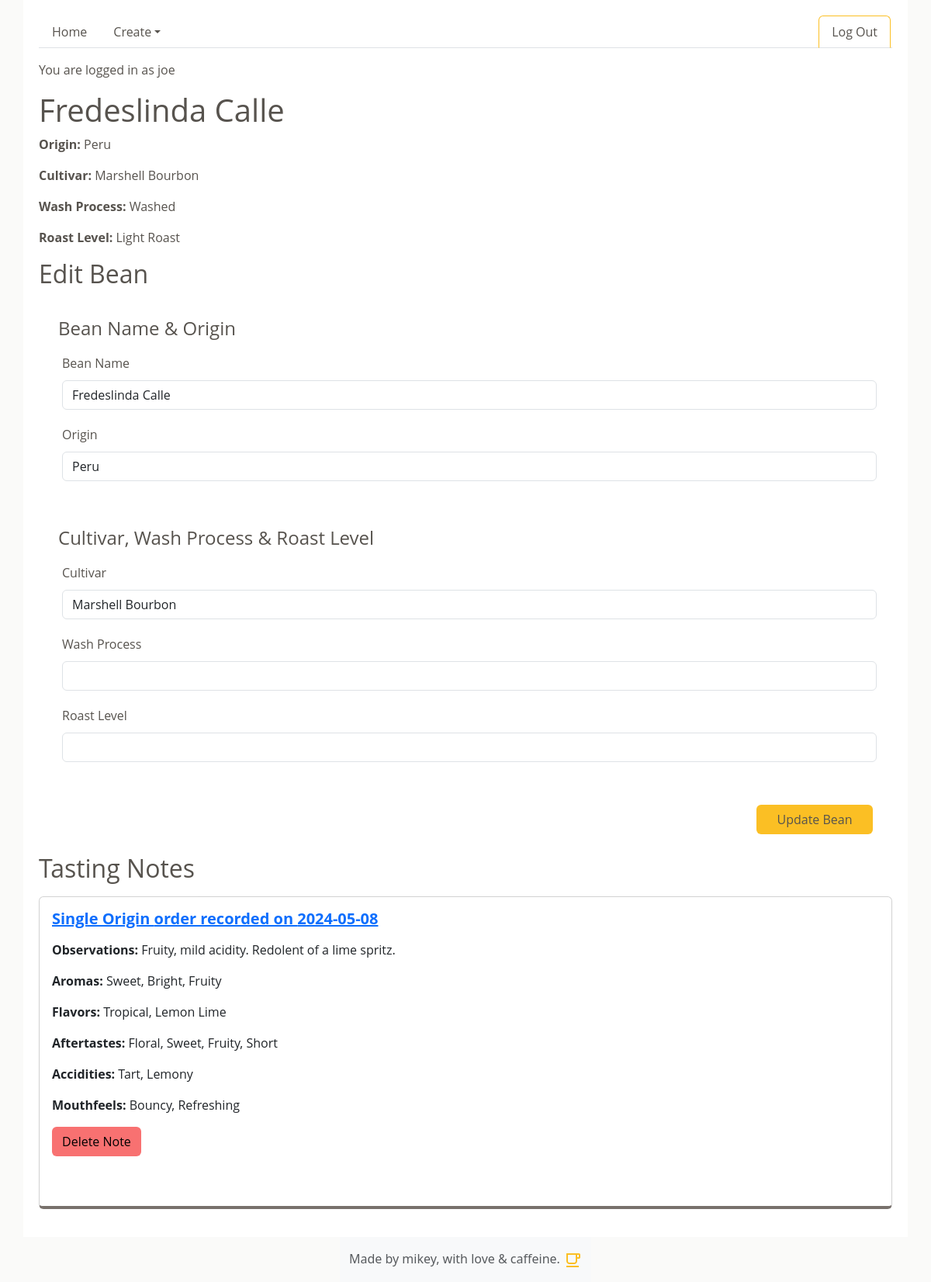
/bean/4 (signed in), run on the app's committed database.
### ch_100_app/models.py (models this page shows, shortened)
class User(UserMixin, db.Model):
    id = db.Column(db.Integer, primary_key=True)
    username = db.Column(db.String(80), nullable=False, unique=True)
    password = db.Column(db.String(80), nullable=False)

class Bean(db.Model):
    id = db.Column(db.Integer, primary_key=True)
    name = db.Column(db.String(60), nullable=False)
    origin = db.Column(db.String(100), nullable=False)
    cultivar = db.Column(db.String(60))
    wash_process = db.Column(db.Enum(WashProcess), nullable=False)
    roast_level = db.Column(db.Enum(RoastLevel), nullable=False)
    created_by_id = db.Column(db.Integer, db.ForeignKey("user.id"), nullable=False)
    notes = db.relationship("Note", back_populates="bean")
    created_by = db.relationship("User")

class Note(db.Model):
    id = db.Column(db.Integer, primary_key=True)
    bean_id = db.Column(db.Integer, db.ForeignKey("bean.id"), nullable=False)
    created_by_id = db.Column(db.Integer, db.ForeignKey("user.id"), nullable=False)
    order = db.Column(db.Enum(OrderCategory), default=OrderCategory.SINGLE_ORIGIN)
    brew_method = db.Column(db.Enum(BrewMethod), default=BrewMethod.DRIP)
    date_recorded = db.Column(db.Date, default=datetime.utcnow)
    observations = db.Column(db.Text, nullable=False)
    bean = db.relationship("Bean", back_populates="notes")
    created_by = db.relationship("User")
    aromas = db.relationship(
        "Aroma", secondary=note_aroma, backref=db.backref("notes", lazy="dynamic")
    )
    flavors = db.relationship(
        "Flavor", secondary=note_flavor, backref=db.backref("notes", lazy="dynamic")
    )
    aftertastes = db.relationship(
        "Aftertaste",
        secondary=note_aftertaste,
        backref=db.backref("notes", lazy="dynamic"),
    )
    acidities = db.relationship(
        "Acidity", secondary=note_acidity, backref=db.backref("notes", lazy="dynamic")
    )
    mouthfeels = db.relationship(
        "Mouthfeel",
        secondary=note_mouthfeel,
        backref=db.backref("notes", lazy="dynamic"),
    )

### ch_100_app/main/routes.py (the view, shortened to what this page needs)
@main.route("/bean/<bean_id>", methods=["GET", "POST"])
@login_required
def bean_detail(bean_id):
    bean = Bean.query.get(bean_id)
    form = BeanForm(obj=bean)
    form.submit.label.text = "Update Bean"
    form.wash_process.value = bean.wash_process
    form.wash_process.placeholder = bean.wash_process
    print(form.wash_process)
    print(bean.wash_process)
    notes = bean.notes
    return render_template("bean_detail.html", bean=bean, form=form, notes=notes)

### ch_100_app/extensions.py (called while the page is built)
@login_manager.user_loader
def load_user(user_id):
    return User.query.get(user_id)

### ch_100_app/utils.py (called while the page is built)
    def __str__(self):
        return str(self.value)

### ch_100_app/templates/bean_detail.html (shortened to what this page needs)
{% extends 'base.html' %}
{% from "_render_field.html" import render_field %}
{% block content %}
<h1>{{ bean.name }}</h1>
<p><strong>Origin:</strong> {{ bean.origin }}</p>
<p><strong>Cultivar:</strong> {{ bean.cultivar }}</p>
<p><strong>Wash Process:</strong> {{ bean.wash_process }}</p>
<p><strong>Roast Level:</strong> {{ bean.roast_level }}</p>
<h2>Edit Bean</h2>
<form method="POST" action="{{ url_for('main.bean_detail', bean_id=bean.id) }}">
    <section>
    <fieldset>
      <legend>Bean Name & Origin</legend>
      {{ render_field(form.name) }}
      {{ render_field(form.origin) }}
    </fieldset>
  </section>
  <section>
    <fieldset>
      <legend>Cultivar, Wash Process & Roast Level</legend>
      {{ render_field(form.cultivar) }}
      {{ render_field(form.wash_process) }}
      {{ render_field(form.roast_level) }}
    </fieldset>
  </section>
  <section>
    <fieldset>
      {{ form.submit(class="btn")}}
    </fieldset>
  </section>
</form>
<h2>Tasting Notes</h1>
{% if notes %}
  {% for note in notes %}
    <div class="bean_detail_order card">
      <div class="card-body">
        <h5 class="card-title"><a href="/note/{{ note.id }}"<p><strong>{{ note.order}} order recorded on {{ note.date_recorded }}</strong></p></a></h5>
        <p><strong>Observations:</strong> {{ note.observations }}</p>
        {% set aroma_names = [] %}
        {% for aroma in note.aromas %}
            {% set _ = aroma_names.append(aroma.name) %}
        {% endfor %}
        <p><strong>Aromas:</strong> {{ aroma_names|join(', ') }}</p>
        {% set flavor_names = [] %}
        {% for flavor in note.flavors %}
            {% set _ = flavor_names.append(flavor.name) %}
        {% endfor %}
        <p><strong>Flavors:</strong> {{ flavor_names|join(', ') }}</p>
        {% set aftertaste_names = [] %}
        {% for aftertaste in note.aftertastes %}
            {% set _ = aftertaste_names.append(aftertaste.name) %}
        {% endfor %}
        <p><strong>Aftertastes:</strong> {{ aftertaste_names|join(', ') }}</p>
        {% set acidity_names = [] %}
        {% for acidity in note.acidities %}
            {% set _ = acidity_names.append(acidity.name) %}
        {% endfor %}
        <p><strong>Accidities:</strong> {{ acidity_names|join(', ') }}</p>
        {% set mouthfeel_names = [] %}
        {% for mouthfeel in note.mouthfeels %}
            {% set _ = mouthfeel_names.append(mouthfeel.name) %}
        {% endfor %}
        <p><strong>Mouthfeels:</strong> {{ mouthfeel_names|join(', ') }}</p>
        <form method="POST" action="/delete_note/{{ note.id }}">
          <button type="submit" class="btn delete">Delete Note</button>
        </form>
        <br></br>
      </div>    </div>
  {% endfor %}
{% else %}
  <p><strong>It looks like you haven't added any notes for this bean!</strong></p>
  <button id="add-a-note" class="btn"><a href="{{ url_for('main.new_note') }}">Add a Note</a>
{% endif %}
{% endblock %}

### ch_100_app/templates/base.html (shortened to what this page needs)
<!DOCTYPE html>
<html lang="en">
  <head>
    <link
      href="https://cdn.jsdelivr.net/npm/bootstrap@5.3.3/dist/css/bootstrap.min.css"
      rel="stylesheet"
    />
    <link rel="stylesheet" href="/static/style.css" />
  </head>
  <body>
    <div id="base-content">
      <ul class="nav nav-tabs">
        <li>
          <a class="nav-link" href="/">Home</a>
        </li>
        {% if current_user.is_authenticated %}
        <li class="nav-item dropdown">
          <a
            class="nav-link dropdown-toggle"
            data-bs-toggle="dropdown"
            href="#"
            role="button"
            aria-expanded="false"
            >Create</a
          >
        </li>
        <li class="nav-item ms-auto">
          <a id="nav-logout" class="nav-link" href="/logout"
            >Log Out</a
          >
        </li>
        {% endif %}
      </ul>
       {% if current_user.is_authenticated %}
      <p>You are logged in as {{ current_user.username }}</p>
      {% endif %} {% block content %} {% endblock %}
    </div>
  </body>
  <footer class="footer mt-auto py-3 bg-body-tertiary">
    <div class="container">
      <span class="text-body-secondary"
        >Made by mikey, with love & caffeine.
      </span>
    </div>
  </footer>
</html>

### ch_100_app/templates/_render_field.html (shortened to what this page needs)
{% macro render_field(field) %}
<div class="form-group">
  {{ field.label(class="form-control-label") }}
  {{ field(class="form-control", **kwargs) }}
</div>
{% endmacro %}

### ch_100_app/static/style.css (style rules this page uses)
html { height: 100%; }
body { display: flex; flex-direction: column; align-items: center; background-color: #fafaf9; min-height: 100%; }
#base-content { font-family: 'Open Sans', sans-serif; color: #57534e; width: 95%; background-color: white; padding: 20px; height: 100%; flex: 1; }
.nav { margin-bottom: 1rem; }
.nav-link { color: #57534e; }
fieldset { display: flex; flex-direction: column; margin: 20px 0; padding: 20px; }
fieldset * { margin: 5px; }
fieldset input { padding: 5px; }
input[type='submit'] { width: 150px; align-self: flex-end; color: #57534e; }
.btn { background-color: #fbbf24; }
.delete { color: black; background-color: #f87171; }
fieldset { margin-top: 0; margin-bottom: 0; }
.bean_detail_order { border-bottom: 0.25rem solid #78716c; margin: 1rem 0px; }
footer { flex-shrink: 0; }
#nav-signup, #nav-login, #nav-logout { margin-right: 2px; border-left: 1px solid #fbbf24; border-top: 1px solid #fbbf24; border-right: 1px solid #fbbf24; }

### data on the page
User: username "joe"
Bean: name "Fredeslinda Calle", origin "Peru", cultivar "Marshell Bourbon", wash_process "Washed", roast_level "Light Roast"
Note: order "Single Origin", date_recorded "2024-05-08", observations "Fruity, mild acidity. Redolent of a lime spritz.", aroma_names "Sweet, Bright, Fruity", flavor_names "Tropical, Lemon Lime", aftertaste_names "Floral, Sweet, Fruity, Short", acidity_names "Tart, Lemony", mouthfeel_names "Bouncy, Refreshing"

### other printed values
{{ field.label(class="form-control-label") }} "Bean Name Origin Cultivar Wash Process Roast Level"
